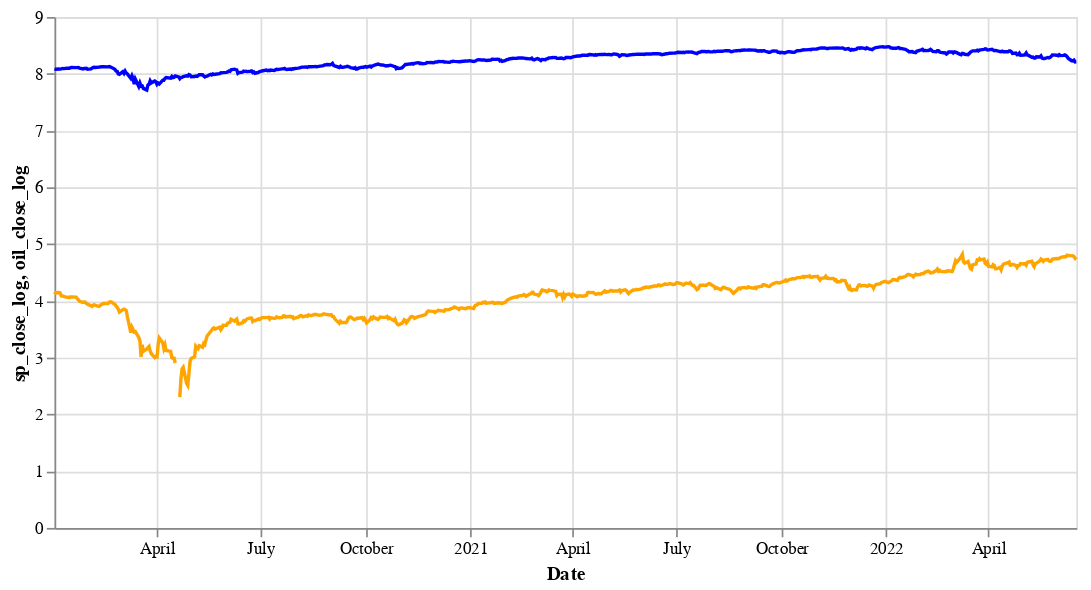

Here is the notebook cell this chart was saved with:
### Code cell
base = alt.Chart(sp_trim).encode(x='Date:T')

alt.layer(
    base.mark_line(color='blue').encode(y='sp_close_log:Q'),
    base.mark_line(color='orange').encode(y='oil_close_log:Q')
).properties(width=600)

### Figure 1 — Vega-Lite specification as saved in the notebook (floating-point values rounded to 4 significant figures; data arrays with more than 128 entries replaced by an {"elided": "..."} marker saying what was removed)
{"config": {"view": {"continuousWidth": 400, "continuousHeight": 300}}, "layer": [{"mark": {"type": "line", "color": "blue"}, "encoding": {"x": {"field": "Date", "type": "temporal"}, "y": {"field": "sp_close_log", "type": "quantitative"}}}, {"mark": {"type": "line", "color": "orange"}, "encoding": {"x": {"field": "Date", "type": "temporal"}, "y": {"field": "oil_close_log", "type": "quantitative"}}}], "data": {"name": "data-ac6ce88c73b6dc190728b5fe08a3193e"}, "width": 600, "$schema": "https://vega.github.io/schema/vega-lite/v4.17.0.json", "datasets": {"data-ac6ce88c73b6dc190728b5fe08a3193e": {"elided": "621 records"}}}
